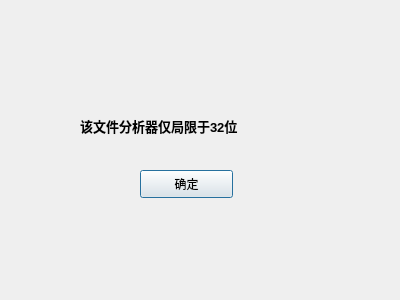
<?xml version="1.0" encoding="UTF-8"?>
<ui version="4.0">
 <class>Dialog4</class>
 <widget class="QDialog" name="Dialog4">
  <property name="geometry">
   <rect>
    <x>0</x>
    <y>0</y>
    <width>400</width>
    <height>300</height>
   </rect>
  </property>
  <property name="windowTitle">
   <string>Dialog</string>
  </property>
  <widget class="QLabel" name="label">
   <property name="geometry">
    <rect>
     <x>80</x>
     <y>100</y>
     <width>271</width>
     <height>51</height>
    </rect>
   </property>
   <property name="font">
    <font>
     <pointsize>10</pointsize>
     <weight>75</weight>
     <bold>true</bold>
    </font>
   </property>
   <property name="text">
    <string>该文件分析器仅局限于32位</string>
   </property>
  </widget>
  <widget class="QPushButton" name="pushButton">
   <property name="geometry">
    <rect>
     <x>140</x>
     <y>170</y>
     <width>93</width>
     <height>28</height>
    </rect>
   </property>
   <property name="text">
    <string>确定</string>
   </property>
  </widget>
 </widget>
 <resources/>
 <connections>
  <connection>
   <sender>pushButton</sender>
   <signal>clicked()</signal>
   <receiver>Dialog4</receiver>
   <slot>accept()</slot>
   <hints>
    <hint type="sourcelabel">
     <x>184</x>
     <y>187</y>
    </hint>
    <hint type="destinationlabel">
     <x>86</x>
     <y>174</y>
    </hint>
   </hints>
  </connection>
 </connections>
</ui>
